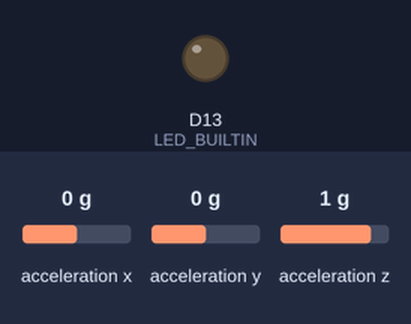
The sketch below on a simulated Arduino Nano 33 IoT. On the bench: output pins drawn as LEDs (lit = HIGH). Inputs (shaded band) come from the test bench; at power-on: acceleration x 0 g, acceleration y 0 g, acceleration z 1 g. Nothing arrives over Bluetooth unless stated; a phone connects over Bluetooth LE 3 s after start.

Above: at 2.5 s.
At 5.03 s:
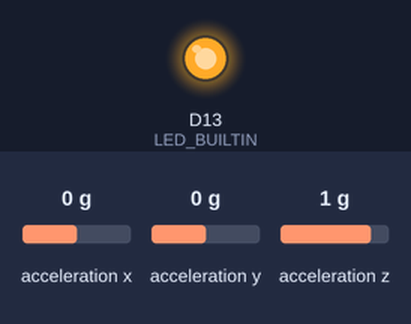
Timing chart, 0 to 6.5 s (numbered marks = the images above):
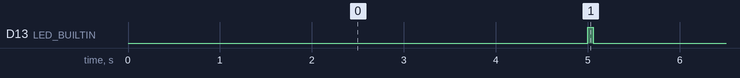

The sketch:

smart_dice.ino
```cpp
#include <ArduinoBLE.h>
#include <LSM6DS3.h>
#include <Wire.h>

const char* SERVICE_UUID = "f0bd0001-2ae7-429a-8fe0-3aa48ebf8220";
const char* STATE_UUID   = "f0bd0002-2ae7-429a-8fe0-3aa48ebf8220";

const unsigned long SAMPLE_INTERVAL_MS = 50;
const unsigned long STABLE_AFTER_MS    = 300;
const float FACE_THRESHOLD_G           = 0.8;

const unsigned long BLINK_EVERY_MS     = 5000;
const unsigned long BLINK_LENGTH_MS    = 60;

const unsigned long SLEEP_AFTER_MS           = 60000;
const unsigned long SLEEP_AFTER_CONNECTED_MS = 180000;
const unsigned long SLEEP_SAMPLE_MS          = 500;
const unsigned long SLEEP_YIELD_MS           = 10;
const float MOVE_G                           = 0.08;
const float WAKE_G                           = 0.25;
const uint8_t SLEEP_IN_OFF                   = 255;

#ifndef LED_STATE_ON
#define LED_STATE_ON HIGH
#endif

struct __attribute__((packed)) StatePacket {
  int16_t ax;
  int16_t ay;
  int16_t az;
  uint8_t face;
  uint8_t stable;
  uint8_t sleepIn;
};

LSM6DS3 imu(I2C_MODE, 0x6A);
BLEService diceService(SERVICE_UUID);
BLECharacteristic stateChar(STATE_UUID, BLERead | BLENotify, sizeof(StatePacket));

uint8_t lastFace = 0;
bool lastStable = false;
bool wasConnected = false;
unsigned long faceSinceMs = 0;
unsigned long lastSampleMs = 0;
unsigned long lastBlinkMs = 0;
unsigned long blinkStartMs = 0;
bool blinking = false;

bool asleep = false;
unsigned long lastMotionMs = 0;
bool haveLastSample = false;
float lastAx = 0, lastAy = 0, lastAz = 0;
float restAx = 0, restAy = 0, restAz = 0;

uint8_t faceFromGravity(float ax, float ay, float az) {
  if (az >  FACE_THRESHOLD_G) return 1;
  if (ax >  FACE_THRESHOLD_G) return 2;
  if (ay >  FACE_THRESHOLD_G) return 3;
  if (ay < -FACE_THRESHOLD_G) return 4;
  if (ax < -FACE_THRESHOLD_G) return 5;
  if (az < -FACE_THRESHOLD_G) return 6;
  return 0;
}

void setLed(bool on) {
  digitalWrite(LED_BUILTIN, on ? LED_STATE_ON : (LED_STATE_ON == HIGH ? LOW : HIGH));
}

void updateHeartbeat(unsigned long now) {
  if (asleep) return;
  if (!blinking && now - lastBlinkMs >= BLINK_EVERY_MS) {
    lastBlinkMs = now;
    blinkStartMs = now;
    blinking = true;
    setLed(true);
  } else if (blinking && now - blinkStartMs >= BLINK_LENGTH_MS) {
    blinking = false;
    setLed(false);
  }
}

float biggestChange(float ax, float ay, float az, float bx, float by, float bz) {
  float dx = fabs(ax - bx);
  float dy = fabs(ay - by);
  float dz = fabs(az - bz);
  float biggest = dx > dy ? dx : dy;
  return biggest > dz ? biggest : dz;
}

unsigned long sleepTimeoutMs() {
  return BLE.connected() ? SLEEP_AFTER_CONNECTED_MS : SLEEP_AFTER_MS;
}

uint8_t secondsUntilSleep(unsigned long now) {
  unsigned long timeout = sleepTimeoutMs();
  if (timeout == 0) return SLEEP_IN_OFF;
  unsigned long idle = now - lastMotionMs;
  if (idle >= timeout) return 0;
  unsigned long left = (timeout - idle + 999) / 1000;
  return left > 254 ? 254 : (uint8_t)left;
}

StatePacket buildPacket(float ax, float ay, float az, uint8_t face, bool stable, uint8_t sleepIn) {
  StatePacket packet;
  packet.ax = (int16_t)(ax * 1000.0f);
  packet.ay = (int16_t)(ay * 1000.0f);
  packet.az = (int16_t)(az * 1000.0f);
  packet.face = face;
  packet.stable = stable ? 1 : 0;
  packet.sleepIn = sleepIn;
  return packet;
}

void pollBle(int times) {
  for (int i = 0; i < times; i++) {
    BLE.poll();
    delay(25);
  }
}

void goToSleep(float ax, float ay, float az) {
  asleep = true;
  restAx = ax;
  restAy = ay;
  restAz = az;

  if (BLE.connected()) {
    StatePacket last = buildPacket(ax, ay, az, lastFace, lastStable, 0);
    stateChar.writeValue((const uint8_t*)&last, sizeof(last));
    pollBle(6);
    BLE.disconnect();
  }
  pollBle(6);
  BLE.stopAdvertise();

  blinking = false;
  setLed(false);
}

void wakeUp(unsigned long now) {
  asleep = false;
  lastMotionMs = now;
  BLE.advertise();
}

void haltWithBlink() {
  while (true) {
    digitalWrite(LED_BUILTIN, !digitalRead(LED_BUILTIN));
    delay(150);
  }
}

void setup() {
  pinMode(LED_BUILTIN, OUTPUT);

  imu.settings.gyroEnabled = 0;
  imu.settings.accelSampleRate = 52;
  if (imu.begin() != 0) {
    haltWithBlink();
  }

  if (!BLE.begin()) {
    haltWithBlink();
  }

  BLE.setLocalName("SmartDice");
  BLE.setDeviceName("SmartDice");
  BLE.setAdvertisedService(diceService);
  diceService.addCharacteristic(stateChar);
  BLE.addService(diceService);

  StatePacket empty = buildPacket(0, 0, 0, 0, false, SLEEP_IN_OFF);
  stateChar.writeValue((const uint8_t*)&empty, sizeof(empty));

  BLE.advertise();
}

void loop() {
  BLE.poll();
  updateHeartbeat(millis());

  bool connected = BLE.connected();
  if (connected != wasConnected) {
    wasConnected = connected;
    if (connected) {
      lastMotionMs = millis();
    } else if (!asleep) {
      BLE.advertise();
    }
  }

  unsigned long now = millis();
  unsigned long interval = asleep ? SLEEP_SAMPLE_MS : SAMPLE_INTERVAL_MS;
  if (now - lastSampleMs < interval) {
    if (asleep) delay(SLEEP_YIELD_MS);
    return;
  }
  lastSampleMs = now;

  float ax = imu.readFloatAccelX();
  float ay = imu.readFloatAccelY();
  float az = imu.readFloatAccelZ();

  if (asleep) {
    if (biggestChange(ax, ay, az, restAx, restAy, restAz) < WAKE_G) return;
    wakeUp(now);
  }

  if (haveLastSample && biggestChange(ax, ay, az, lastAx, lastAy, lastAz) >= MOVE_G) {
    lastMotionMs = now;
  }
  lastAx = ax;
  lastAy = ay;
  lastAz = az;
  haveLastSample = true;

  unsigned long timeout = sleepTimeoutMs();
  if (timeout > 0 && now - lastMotionMs >= timeout) {
    goToSleep(ax, ay, az);
    return;
  }

  uint8_t face = faceFromGravity(ax, ay, az);
  if (face != lastFace) {
    lastFace = face;
    faceSinceMs = now;
  }
  bool stable = face != 0 && (now - faceSinceMs) >= STABLE_AFTER_MS;
  lastStable = stable;

  if (connected) {
    StatePacket packet = buildPacket(ax, ay, az, face, stable, secondsUntilSleep(now));
    stateChar.writeValue((const uint8_t*)&packet, sizeof(packet));
  }
}
```

Measured:
- by itself, D13 (LED_BUILTIN): alternates HIGH for 0.06 s and LOW for 4.9 s
